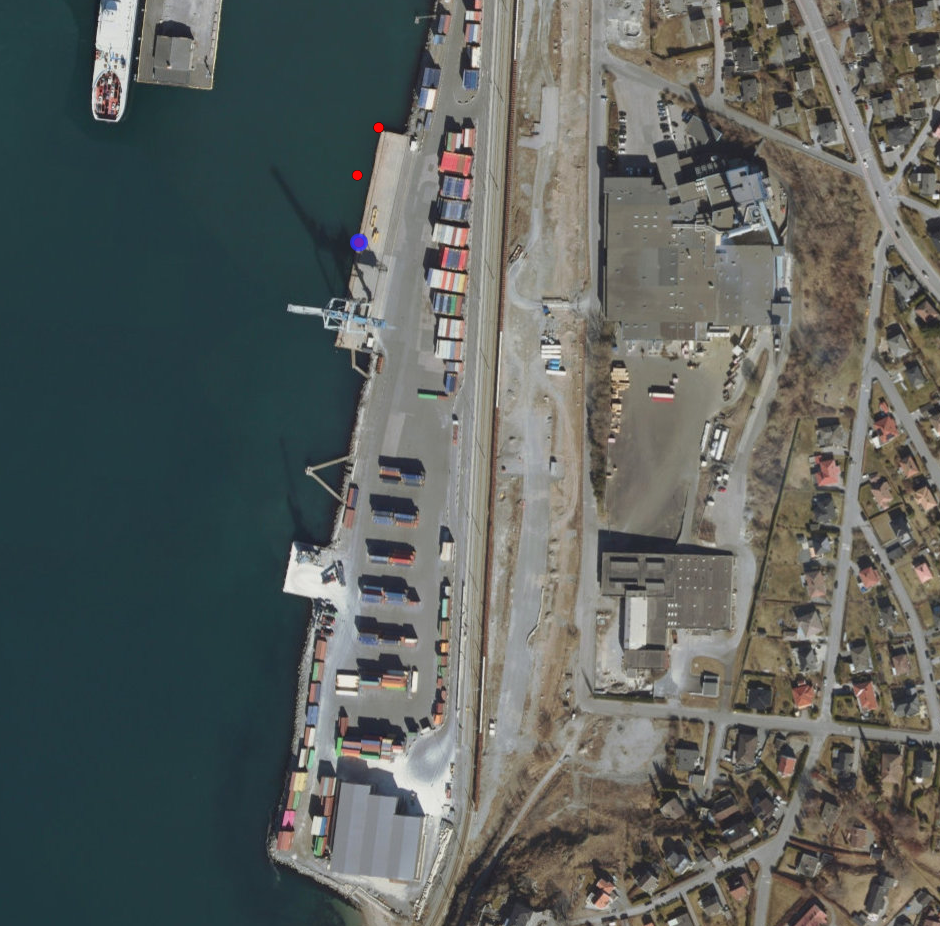
#> input picture data/port_close_image.PNG, 940 x 926 px, found by its file name
$ python edge_detection.py
#> lines starting #> are read from the running program, lines starting #| are printed output that depends on the picture
import cv2
import numpy as np
import matplotlib.pyplot as plt


import cv2

Length_standard_container = 12.19

# Initialize variables to store container corners
container_corners = []
current_container = []

container_length_pixels = 0
reference_container_list = []

# [27 lines left out: functions calculate_distance, mark_container, reference_container, not called in this run]

# Load the image
image_path = './data/port_close_image.png'  # Replace with the correct path
img = cv2.imread(image_path)
#> img is the input picture: shape (926, 940, 3); mean B, G, R 93.5, 96.8, 92
marked_img = img.copy()

# Create a window and set the mouse callback function
cv2.namedWindow('Reference Container')
cv2.setMouseCallback('Reference Container', reference_container)

# Loop to display the image and allow marking
while True:
    # Display the image
    cv2.imshow('Reference Container', marked_img)


    # Wait for 'q' to quit
    if cv2.waitKey(1) & 0xFF == ord('q'):
#> (key q is pressed here)
        break

# When finished, close the window
cv2.destroyAllWindows()


# Create a window and set the mouse callback function
cv2.namedWindow('Mark Containers')
cv2.setMouseCallback('Mark Containers', mark_container)

# Loop to display the image and allow marking
while True:
    # Display the image
    cv2.imshow('Mark Containers', marked_img)

    # Draw the marked containers so far
    for corners in container_corners:
        print(container_corners)
        # Draw a rectangle using the two diagonal corners
        cv2.rectangle(marked_img, corners[0], corners[1], (0, 255, 0), 2)

    # Wait for 'q' to quit
    if cv2.waitKey(1) & 0xFF == ord('q'):
#> (key q is pressed here)
        break

# When finished, close the window
cv2.destroyAllWindows()

# Output the marked container corners
print(f"Marked container corners: {container_corners}")


# Load the image
image_path = './data/port_close_image.png'  # Replace with the correct path
img = cv2.imread(image_path)

# Convert to grayscale
gray = cv2.cvtColor(img, cv2.COLOR_BGR2GRAY)
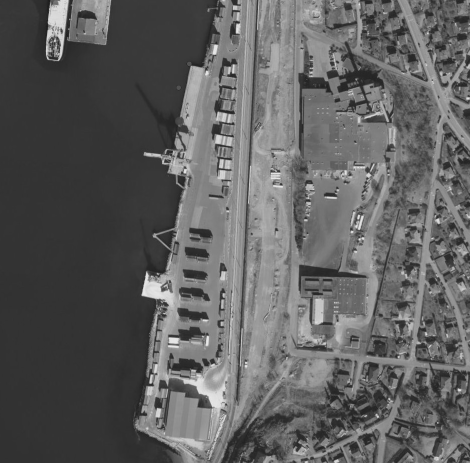
#> gray: shape (926, 940) (shown at 1/2 size); min 20, max 240, mean 95

# Apply Gaussian blur to reduce noise
blurred = cv2.GaussianBlur(gray, (5, 5), 0)

# Apply edge detection using Canny
edges = cv2.Canny(blurred, 50, 150)
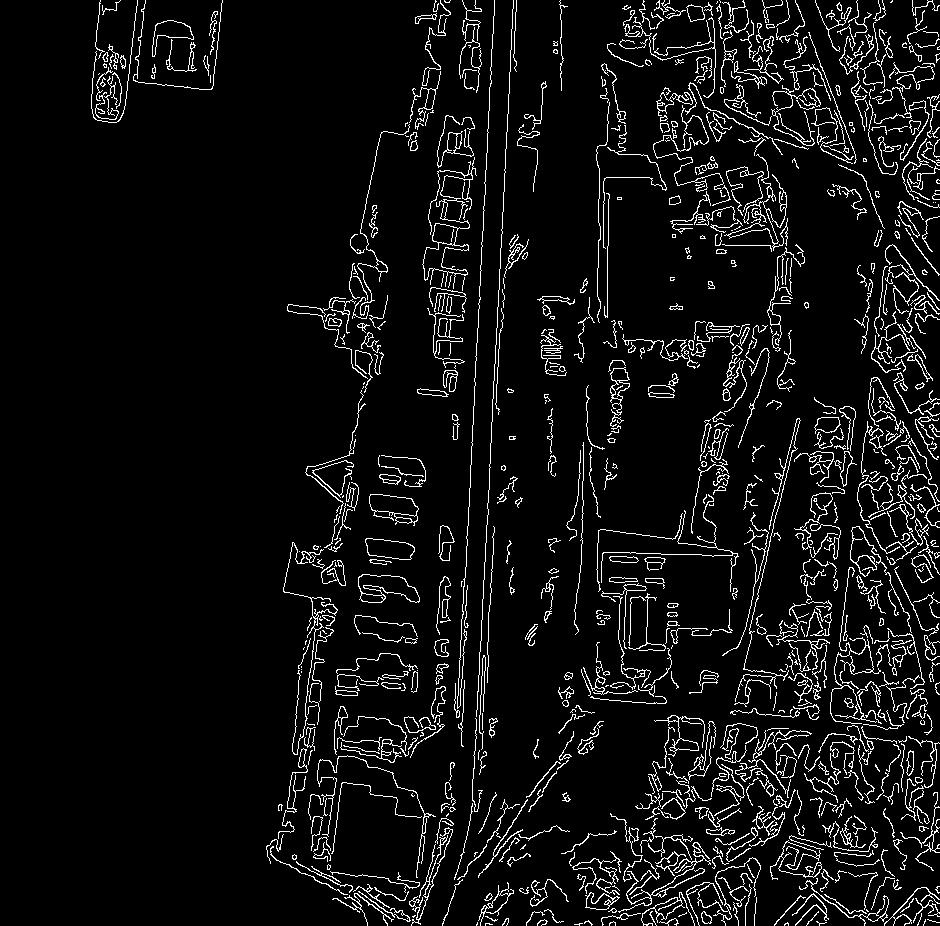
#> edges: shape (926, 940); 6.4% white in thin lines or dots

# Create a copy of the original image for plotting nodes
node_image = np.copy(marked_img)

# List to store node coordinates
nodes = []

# Mouse callback function to capture node positions
# [8 lines left out: function click_event, not called in this run]

# Display the image and set up mouse event handler
cv2.imshow("Manual Node Placement", node_image)
cv2.setMouseCallback("Manual Node Placement", click_event)

# Wait for the user to press any key, and then close the window
cv2.waitKey(0)
cv2.destroyAllWindows()

# Print the node coordinates (optional, for debugging)
print("Node coordinates:", nodes)

# Use nodes in further graph construction
# Now you can use the manually placed nodes to create your graph
# For example, construct the edges based on distance between the nodes or other logic


# Function to check if two line segments intersect
# [55 lines left out: functions do_intersect, is_feasible_arc, not called in this run]

# Example list of containers (replace with actual container coordinates and sizes)

import math

def direction_edge(point1, point2):
    """
    Determines the cardinal direction (North, South, East, West) of the edge
    between two points.

    Args:
        point1: Tuple (x1, y1) representing the first point.
        point2: Tuple (x2, y2) representing the second point.

    Returns:
        A string representing the direction (e.g., "North", "South", "East", "West").
    """
    x1, y1 = point1
    x2, y2 = point2

    # Calculate the angle in radians between the two points
    delta_x = x2 - x1
    delta_y = y2 - y1
    angle = math.atan2(delta_y, delta_x)  # atan2 handles all quadrants and returns radians

    # Convert the angle to degrees for easier comparison
    angle_degrees = math.degrees(angle)

    # Normalize the angle to be between 0 and 360 degrees
    if angle_degrees < 0:
        angle_degrees += 360

    # Determine the direction based on the angle
    if 45 <= angle_degrees < 135:
        return "North"
    elif 135 <= angle_degrees < 225:
        return "West"
    elif 225 <= angle_degrees < 315:
        return "South"
    else:
        return "East"

# Example usage:
p1 = (300, 400)
p2 = (400, 300)

direction = direction_edge(p1, p2)
print(f"Direction: {direction}")


# List of node positions (you already have these)

# Find feasible arcs between adjacent nodes
feasible_arcs = {}

for i, node1 in enumerate(nodes):
    for j, node2 in enumerate(nodes):
        if i != j and i < j:
            # Calculate the distance between the two nodes
            distance = calculate_distance(node1, node2)
            # You can set a distance threshold for adjacent nodes (e.g., 200 pixels)
            if distance < 300:  # You can adjust the threshold
                if is_feasible_arc(node1, node2, container_corners):
                    direction_of_edge = direction_edge(node1, node2)
                    if i not in feasible_arcs:

                        feasible_arcs[i] = {direction_of_edge: ((node1, node2))}
                    else:
                        if direction_of_edge not in feasible_arcs[i]:
                            feasible_arcs[i][direction_of_edge] = ((node1, node2))
                        else:
                            if calculate_distance(node1, node2) < calculate_distance(feasible_arcs[i][direction_of_edge][0], feasible_arcs[i][direction_of_edge][1]):
                                feasible_arcs[i][direction_of_edge] = ((node1, node2))

# Now you have the feasible arcs (edges) for your graph
print(f"Feasible arcs: {feasible_arcs}")

# Optionally, draw the arcs on the image to visualize
for node, directions in feasible_arcs.items():
    for direction, arc in directions.items():
        cv2.line(node_image, arc[0], arc[1], (0, 0, 255), 2)

neighbor_nodes = {}

for node, direction in feasible_arcs.items():
    for dir, arc in direction.items():
        if node not in neighbor_nodes:
            neighbor_nodes[node] = [nodes.index(arc[1])]
        else:
            neighbor_nodes[node].append(nodes.index(arc[1]))


print("Neighbor nodes:", neighbor_nodes)

#Save neighbor nodes and nodes as csv files
import csv

#Set first node to coordinates 0,0 and rest to relative to first node
#> (the run stopped early here; a loop or call above may not have finished)

$ run again, with data/port_close_satelite.PNG copied over data/port_close_image.PNG
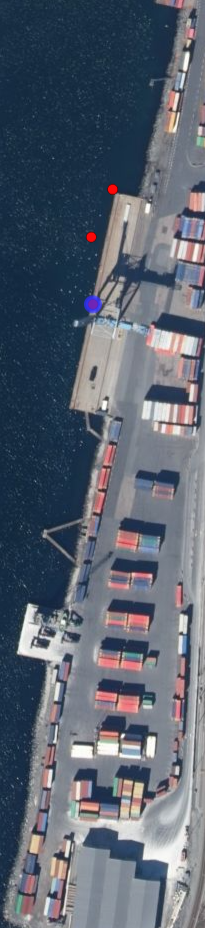
#> input picture data/port_close_satelite.PNG, 205 x 928 px, found by its file name
#> img is the input picture: shape (928, 205, 3); mean B, G, R 112, 98.7, 90.6
#> `gray = cv2.cvtColor(img, cv2.COLOR_BGR2GRAY)`:
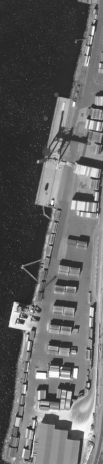
#> gray: shape (928, 205) (shown at 1/2 size); min 24, max 255, mean 97.8
#> `edges = cv2.Canny(blurred, 50, 150)`:
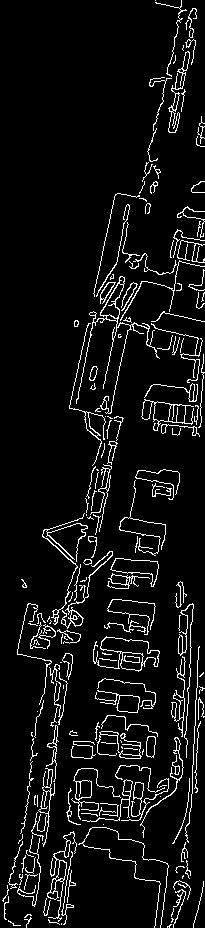
#> edges: shape (928, 205); 6.8% white in thin lines or dots

$ run again, with data/port_overview_image.PNG copied over data/port_close_image.PNG
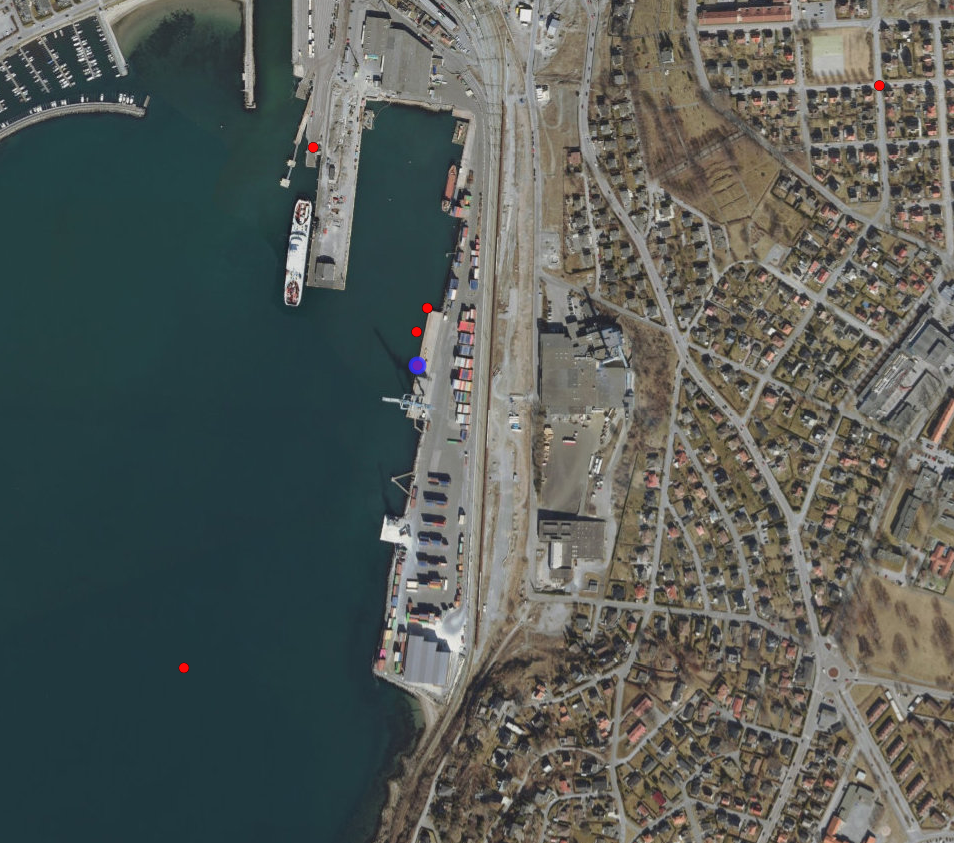
#> input picture data/port_overview_image.PNG, 954 x 843 px, found by its file name
#> img is the input picture: shape (843, 954, 3); mean B, G, R 87.2, 91.5, 86.1
#> `gray = cv2.cvtColor(img, cv2.COLOR_BGR2GRAY)`:
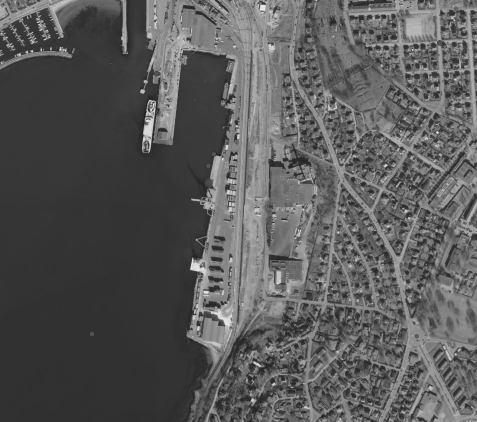
#> gray: shape (843, 954) (shown at 1/2 size); min 16, max 245, mean 89.4
#> `edges = cv2.Canny(blurred, 50, 150)`:
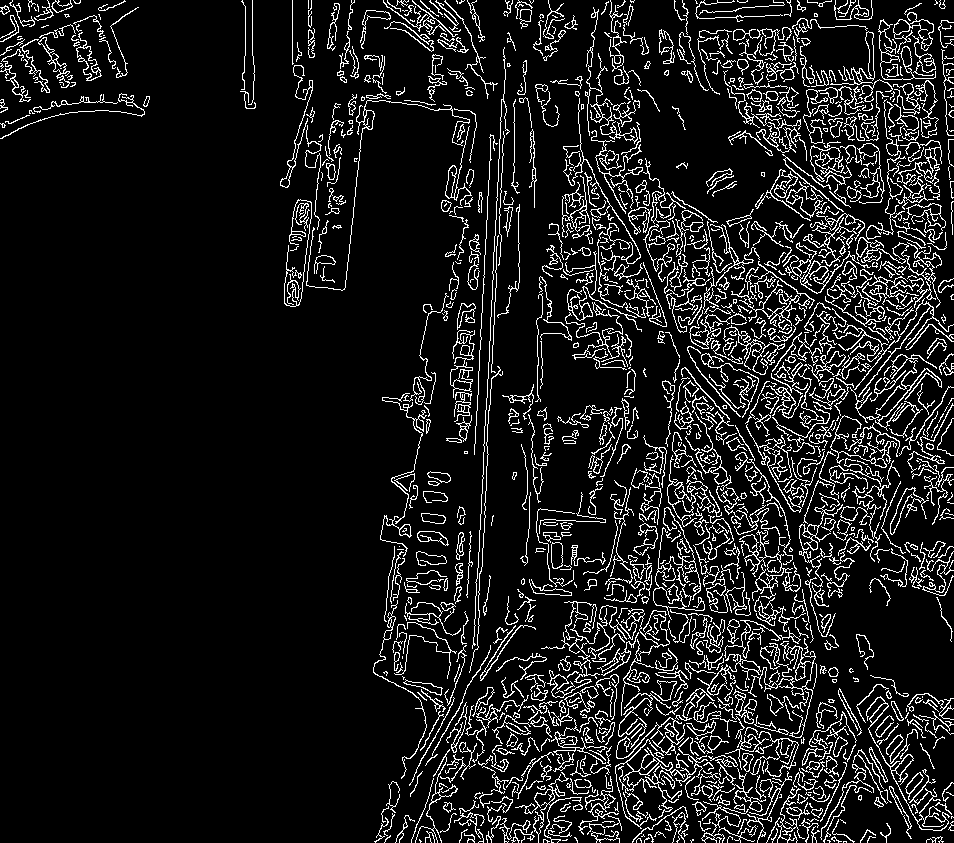
#> edges: shape (843, 954); 10.3% white in thin lines or dots
